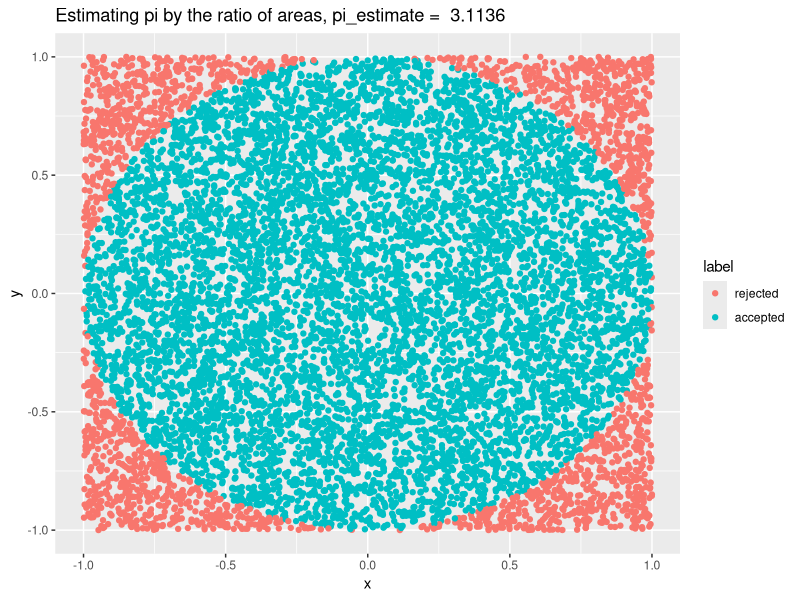

Source code (R):
library(ggplot2)
# Illustrate estimating pi using using the ratio A_circle / A_square = pi/4 where 
# we estimate the areas by drawing points  uniformly inside a unit square 
# and estimating the A_circle by counting draws inside the circle.
sample_function <- function(x) return (runif(n=2, min=-1, max=1))

acceptance_bound <-function(x, y) {
    # Accepting all points inside a circle of unit radius.
    ((x**2 + y**2) < 1) * 1
}

N_SAMPLES <- 1e4 # Plotting takes some times when using > 1e5 nmbr of samples
samples <- replicate(N_SAMPLES, sample_function())

list_samples <- split(samples, rep(1:ncol(samples), each = nrow(samples)))
df_samples <- as.data.frame(do.call(rbind, list_samples))
colnames(df_samples) <- c("x", "y")
df_samples['label'] <- accepted_indices <- as.factor(sapply(
    list_samples, function(x) acceptance_bound(x[1], x[2])))
levels(df_samples$label) <- c("rejected", "accepted")

# Estimate pi by the ratio of the number of accepted samples over the
# total number of samples
pi_estimate <- 4*sum(df_samples$label=='accepted') / N_SAMPLES
print(pi_estimate - pi)

m <- ggplot(data = df_samples, aes(x = x, y = y, colour = label)) + 
    geom_point() + labs(title = paste(
        'Estimating pi by the ratio of areas, pi_estimate = ', 
        pi_estimate), xlab = 'x', ylab = 'y')
m
dev.copy(jpeg, 'fig_estimate_pi.jpeg')
dev.off()